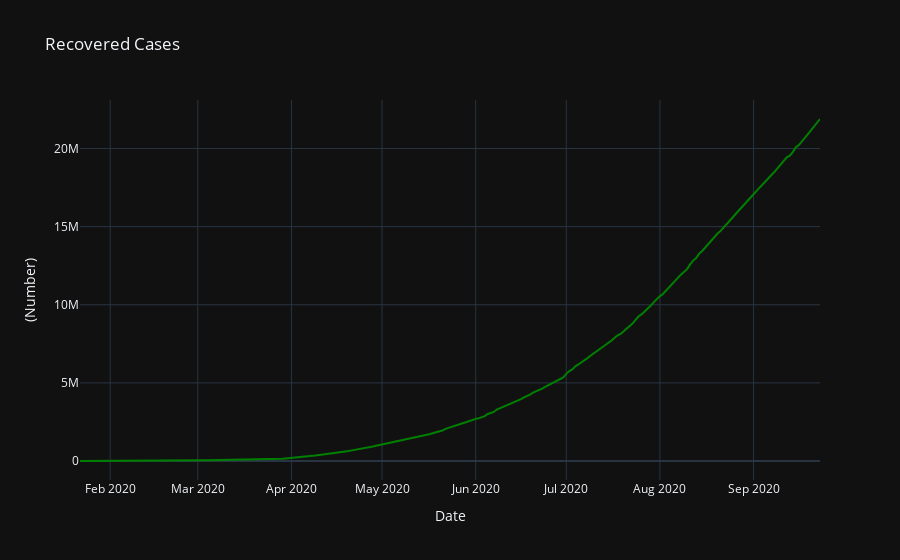

Here is the notebook cell this chart was saved with:
### Code cell
recovered_graph = go.Scatter(x=cumulative_recovered.Date,y=cumulative_recovered.Recovered, marker=dict(color='green'))
layout = go.Layout(title='Recovered Cases', xaxis=dict(title='Date'), yaxis=dict(title='(Number)'))
fig = go.Figure(data=[recovered_graph], layout=layout)
fig.update_layout(template='plotly_dark')
py.iplot(fig)

### Figure 1 — Plotly figure (JSON) as saved in the notebook; plotly's stock layout.template omitted (floating-point values rounded to 4 significant figures; data arrays with more than 128 entries replaced by an {"elided": "..."} marker saying what was removed)
{"data": [{"marker": {"color": "green"}, "type": "scatter", "x": {"elided": "246 str values"}, "y": {"elided": "246 int values"}}], "layout": {"title": {"text": "Recovered Cases"}, "xaxis": {"title": {"text": "Date"}}, "yaxis": {"title": {"text": "(Number)"}}}}
